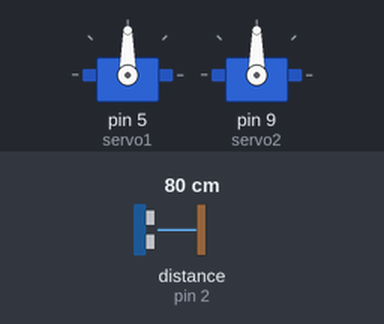
This sketch was run on a simulated Arduino Uno, built with avr-gcc and run on an emulated ATmega328P. Shown: 2 × servo. Wiring (inferred from the names in the program): ultrasonic range finder: trigger pin 3; echo pin 2. The test bench sets the inputs (shaded band); at power-on: distance to the obstacle (sensor on pin 2) 80 cm. The echo pulse lasts 58.3 µs per cm; what the sketch prints to the serial monitor is not drawn.

Above: at 1.7 s.
1.8 s: distance to the obstacle (sensor on pin 2) set to 55 cm
3.3 s: distance to the obstacle (sensor on pin 2) set to 46 cm
At 3.9 s:
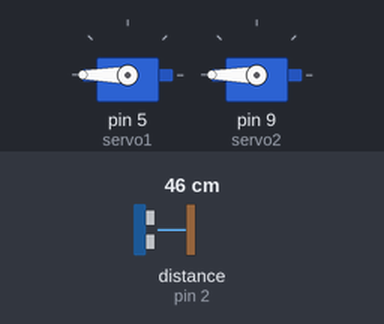
4.8 s: distance to the obstacle (sensor on pin 2) set to 60 cm
At 15.9 s:
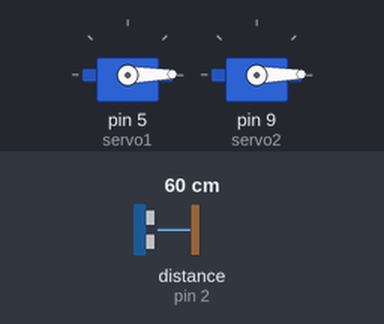
16.8 s: distance to the obstacle (sensor on pin 2) set to 2 cm
At 17.2 s:
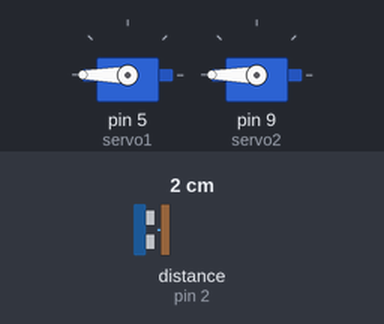
18.3 s: distance to the obstacle (sensor on pin 2) set to 120 cm
At 19.05 s:
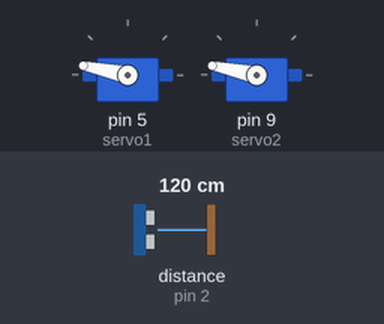
Timing chart, 0 to 22.3 s (numbered marks = the images above; inputs shaded):
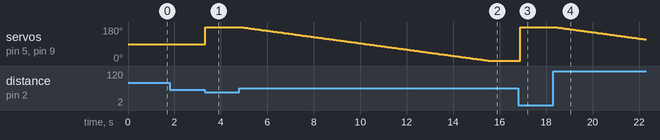

Measured:
- the behaviour switches between 51 and 50 cm on distance to the obstacle (sensor on pin 2) (found by bisection; images 0 and 1)
- after the input at 1.8 s, every drawn part: stays the same
- after the input at 3.3 s, servo on pin 5 (servo1), servo on pin 9 (servo2): 90° → 180° at once
- after the input at 4.8 s, servo on pin 5 (servo1), servo on pin 9 (servo2): moves from 180° to 1° over 10.7 s, starting after 0.06 s
- after the input at 16.8 s, servo on pin 5 (servo1), servo on pin 9 (servo2): 1° → 180° after 0.08 s
- after the input at 18.3 s, servo on pin 5 (servo1), servo on pin 9 (servo2): moves from 180° to 114° over 3.9 s, starting after 0.09 s

The sketch:

2servo4.ino
```cpp
#include <Servo.h>

Servo servo1;
//servo 1 pulls tentacles in
Servo servo2;
//servo 2 pulls tentacles open

const int trigPin = 3;
const int echoPin = 2;
const int threshold = 50;

int distance;
long duration;
unsigned long reset;
int pos;

bool open = true;


void setup() {
  // put your setup code here, to run once:
Serial.begin(9600);
  pinMode(trigPin, OUTPUT);
  pinMode(echoPin, INPUT);
  servo1.attach(5);
  servo2.attach(9);

  delay(500);

}

void loop() {
  // put your main code here, to run repeatedly:

  digitalWrite(trigPin, LOW);
  delayMicroseconds(2);

  digitalWrite(trigPin, HIGH);
  delayMicroseconds(10);

  digitalWrite(trigPin, LOW);

  duration = pulseIn(echoPin, HIGH);
  distance = duration*0.0344/2;


  if (distance < threshold){
    servo1.write(180);
    servo2.write(180);
    delay(10);
    open = false;

  }

  else if(millis() - reset > 4000 && distance > threshold && !open) {

    for(pos = 180; pos> 0; pos -= 1) {
    servo1.write(pos);
    servo2.write(pos);

    delay(60);
  }
  open = true;
  }

  Serial.print("Distance: ");
    Serial.print(distance); // Print the output in serial monitor
    delay(100);

}
```
